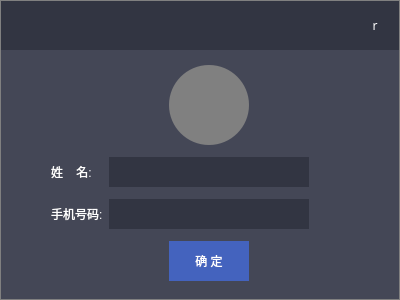
<?xml version="1.0" encoding="UTF-8"?>
<ui version="4.0">
 <class>EditForm</class>
 <widget class="QWidget" name="EditForm">
  <property name="geometry">
   <rect>
    <x>0</x>
    <y>0</y>
    <width>400</width>
    <height>300</height>
   </rect>
  </property>
  <property name="windowTitle">
   <string>Form</string>
  </property>
  <property name="styleSheet">
   <string notr="true">QGroupBox{border:none;}
QPushButton,QLabel,QLineEdit{background:transparent;color:white;border:none;}
QLineEdit{background-color:rgb(50,53,66);}
QPushButton{color:#FFFFFFFF;border:none;}
QPushButton:hover{background-color:#FFFF0000; color: #FFFFFFFF;}
#gbxTop{background-color: rgb(50,53,66);border-left:1px solid gray;border-top:1px solid gray;border-right:1px solid gray;}
#gbxBottom{background-color: rgb(68,71,86);border-left:1px solid gray;border-bottom:1px solid gray;border-right:1px solid gray;}
#lblIcon{border-radius:40px;background-color:gray;}
#btnOk{background-color:#FF4463BE;border:none;}
#btnOk:hover{background-color: rgb(68, 87, 145); color: #FFFFFFFF;}
</string>
  </property>
  <layout class="QVBoxLayout" name="verticalLayout">
   <property name="spacing">
    <number>0</number>
   </property>
   <property name="leftMargin">
    <number>0</number>
   </property>
   <property name="topMargin">
    <number>0</number>
   </property>
   <property name="rightMargin">
    <number>0</number>
   </property>
   <property name="bottomMargin">
    <number>0</number>
   </property>
   <item>
    <widget class="QGroupBox" name="gbxTop">
     <property name="minimumSize">
      <size>
       <width>0</width>
       <height>50</height>
      </size>
     </property>
     <property name="maximumSize">
      <size>
       <width>16777215</width>
       <height>50</height>
      </size>
     </property>
     <property name="title">
      <string/>
     </property>
     <widget class="QPushButton" name="btnClose">
      <property name="geometry">
       <rect>
        <x>360</x>
        <y>10</y>
        <width>30</width>
        <height>30</height>
       </rect>
      </property>
      <property name="minimumSize">
       <size>
        <width>30</width>
        <height>30</height>
       </size>
      </property>
      <property name="maximumSize">
       <size>
        <width>30</width>
        <height>30</height>
       </size>
      </property>
      <property name="font">
       <font>
        <family>Webdings</family>
       </font>
      </property>
      <property name="text">
       <string>r</string>
      </property>
     </widget>
    </widget>
   </item>
   <item>
    <widget class="QGroupBox" name="gbxBottom">
     <property name="title">
      <string/>
     </property>
     <property name="alignment">
      <set>Qt::AlignCenter</set>
     </property>
     <layout class="QHBoxLayout" name="horizontalLayout">
      <item>
       <spacer name="horizontalSpacer">
        <property name="orientation">
         <enum>Qt::Horizontal</enum>
        </property>
        <property name="sizeHint" stdset="0">
         <size>
          <width>40</width>
          <height>20</height>
         </size>
        </property>
       </spacer>
      </item>
      <item>
       <layout class="QGridLayout" name="gridLayout">
        <item row="1" column="1">
         <widget class="QLabel" name="label_2">
          <property name="text">
           <string>姓    名:</string>
          </property>
         </widget>
        </item>
        <item row="2" column="1">
         <widget class="QLabel" name="label_3">
          <property name="text">
           <string>手机号码:</string>
          </property>
         </widget>
        </item>
        <item row="1" column="2">
         <widget class="QLineEdit" name="txtName">
          <property name="minimumSize">
           <size>
            <width>200</width>
            <height>30</height>
           </size>
          </property>
          <property name="maximumSize">
           <size>
            <width>150</width>
            <height>30</height>
           </size>
          </property>
         </widget>
        </item>
        <item row="3" column="2" alignment="Qt::AlignHCenter">
         <widget class="QPushButton" name="btnOk">
          <property name="minimumSize">
           <size>
            <width>80</width>
            <height>40</height>
           </size>
          </property>
          <property name="maximumSize">
           <size>
            <width>80</width>
            <height>40</height>
           </size>
          </property>
          <property name="text">
           <string>确 定</string>
          </property>
         </widget>
        </item>
        <item row="2" column="2">
         <widget class="QLineEdit" name="txtPhone">
          <property name="minimumSize">
           <size>
            <width>200</width>
            <height>30</height>
           </size>
          </property>
          <property name="maximumSize">
           <size>
            <width>150</width>
            <height>30</height>
           </size>
          </property>
         </widget>
        </item>
        <item row="0" column="2" alignment="Qt::AlignHCenter">
         <widget class="QLabel" name="lblIcon">
          <property name="minimumSize">
           <size>
            <width>80</width>
            <height>80</height>
           </size>
          </property>
          <property name="maximumSize">
           <size>
            <width>80</width>
            <height>80</height>
           </size>
          </property>
          <property name="layoutDirection">
           <enum>Qt::LeftToRight</enum>
          </property>
          <property name="text">
           <string/>
          </property>
          <property name="alignment">
           <set>Qt::AlignCenter</set>
          </property>
         </widget>
        </item>
        <item row="3" column="3">
         <spacer name="horizontalSpacer_3">
          <property name="orientation">
           <enum>Qt::Horizontal</enum>
          </property>
          <property name="sizeHint" stdset="0">
           <size>
            <width>40</width>
            <height>20</height>
           </size>
          </property>
         </spacer>
        </item>
       </layout>
      </item>
      <item>
       <spacer name="horizontalSpacer_2">
        <property name="orientation">
         <enum>Qt::Horizontal</enum>
        </property>
        <property name="sizeHint" stdset="0">
         <size>
          <width>40</width>
          <height>20</height>
         </size>
        </property>
       </spacer>
      </item>
     </layout>
    </widget>
   </item>
  </layout>
 </widget>
 <resources/>
 <connections/>
</ui>
